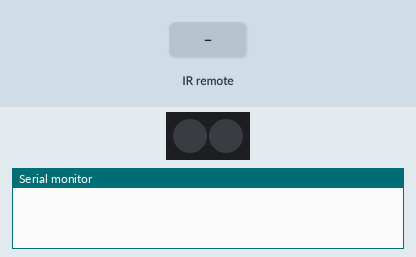
Simulated run of this sketch. Board: Arduino Uno, built with avr-gcc and run on an emulated ATmega328P. Shown: 2 RGB LEDs in strip order, left to right, the last lines printed to the serial monitor. The test bench sets the inputs (shaded band). Dim RGB values are drawn brighter than linear.

Above: at 1.2 s.
1.3 s: infrared code 0xC received
At 2.2 s:
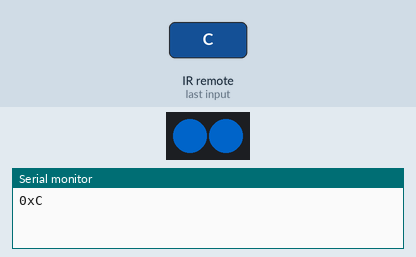
2.8 s: infrared code 0x18 received
At 3.3 s:
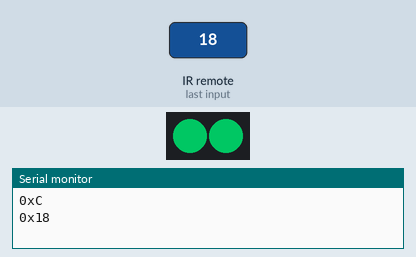
Timing chart, 0 to 5.8 s (numbered marks = the images above; inputs shaded):
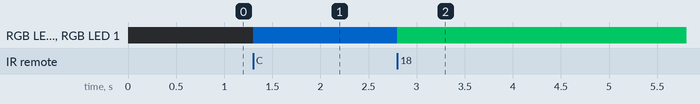

Measured:
- after the input at 1.3 s, RGB LED 0, RGB LED 1: off → RGB(0, 51, 102) at once
- after the input at 2.8 s, RGB LED 0, RGB LED 1: RGB(0, 51, 102) → RGB(0, 99, 49) at once

The sketch:

sketch_may28c.ino
```cpp
#include <MeMCore.h>
MeIR ir;
#include <Adafruit_NeoPixel.h>
Adafruit_NeoPixel pix(2, 13, NEO_GRB + NEO_KHZ800);
void setup() {
  // put your setup code here, to run once:
  pinMode(13, OUTPUT);
  ir.begin();
  pix.begin();
  Serial.begin(9600);
}

void loop() {
  // put your main code here, to run repeatedly:

  if (ir.decode()) {
    uint32_t value = (ir.value >> 16) & 0xFF;
    Serial.print("0x");
    Serial.println(value, HEX);

    if (value == 0xC) {
      pix.setPixelColor(0, pix.Color(0, 51, 102));
      pix.setPixelColor(1, pix.Color(0, 51, 102));
      pix.show();
    }

    if (value == 0x18) {
      pix.setPixelColor(0, pix.Color(0, 99, 49));
      pix.setPixelColor(1, pix.Color(0, 99, 49));
      pix.show();
    }
  }
}
```
